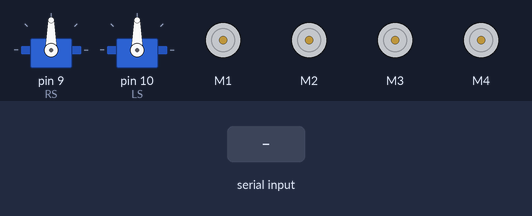
This sketch was run on a simulated Arduino Uno, built with avr-gcc and run on an emulated ATmega328P. On the bench: 2 × servo, 4 × DC motor (green arrow = forward, orange = backward, longer = faster). The inputs (shaded band) are chosen by the test bench. What the sketch prints to the serial monitor is not drawn.

Above: at 1.2 s.
1.3 s: "F" received over the second serial link
At 2.0 s:
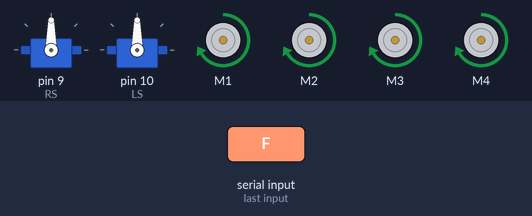
2.8 s: "B" received over the second serial link
At 3.2 s:
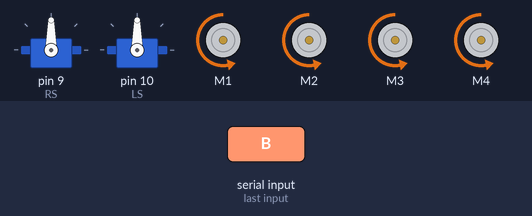
4.3 s: "R" received over the second serial link
At 5.5 s:
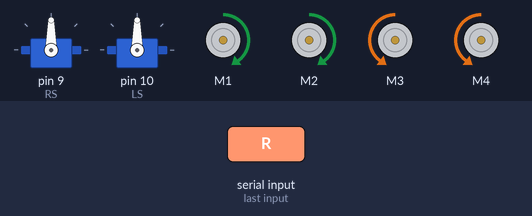
5.8 s: "L" received over the second serial link
At 6.6 s:
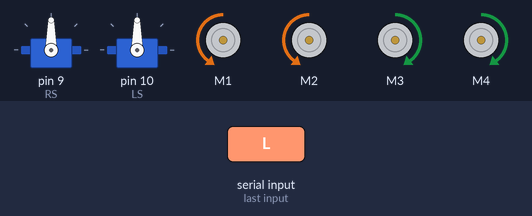
7.3 s: "A" received over the second serial link
At 8.1 s:
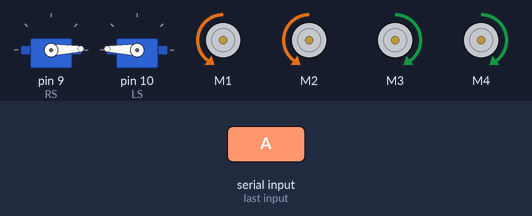
8.9 s: "F" received over the second serial link
At 10.2 s:
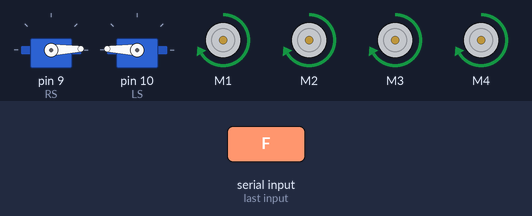
Timing chart, 0 to 11.4 s (numbered marks = the images above; inputs shaded):
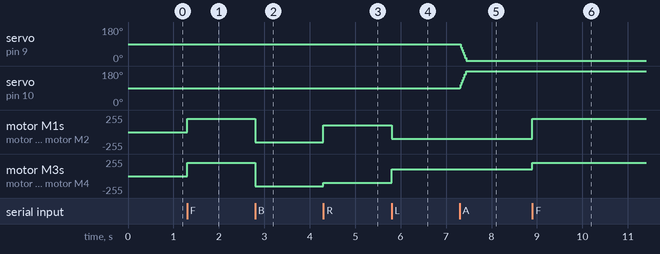

The sketch:

Robot_de_pelea.ino
```cpp
#include <AFMotor.h>
#include <Servo.h>
#include <SoftwareSerial.h>

//Declares the bluetooth Receive pin an Transmision pin (Board, not component)
SoftwareSerial BTP(0, 1);
//Declares & asing the motors like Left Front-Back & Right Front-Back
AF_DCMotor LF(1);
AF_DCMotor LB(2);
AF_DCMotor RF(3);
AF_DCMotor RB(4);

Servo LS;
Servo RS;

//Declares Velocities for Rotation and going ForWarD/BackWarD
const int VRot = 100;
const int VFWD = 200;
const int VBWD = 150;

//Declaares the Servoss Angle to move the shovel
const int SAng = 90;

char Data = 0;

void setup() {
  // put your setup code here, to run once:
  Serial.begin(9600);
  Serial.println("On");
  BTP.begin(38400);
  RS.attach(9);
  LS.attach(10);
}

void loop() {
  // put your main code here, to run repeatedly:
  if (BTP.available()) {
    Data = BTP.read();
    switch (Data) {
      case 'F':
        fwd();
        break;
      case 'B':
        bwd();
        break;
      case 'R':
        rot(true);
        break;
      case 'L':
        rot(false);
        break;
      case 'A':
        atk();
        break;
      default:
        stop();
        break;
    }
  }
}

void rot(bool isR) {
  LF.setSpeed(VRot);
  LB.setSpeed(VRot);
  RF.setSpeed(VRot);
  RB.setSpeed(VRot);
  if (isR) {
    LF.run(FORWARD);
    LB.run(FORWARD);
    RF.run(BACKWARD);
    RB.run(BACKWARD);
  } else {
    RF.run(FORWARD);
    RB.run(FORWARD);
    LF.run(BACKWARD);
    LB.run(BACKWARD);
  }
}

void fwd() {
  LF.setSpeed(VFWD);
  LB.setSpeed(VFWD);
  RF.setSpeed(VFWD);
  RB.setSpeed(VFWD);
  LF.run(FORWARD);
  LB.run(FORWARD);
  RF.run(FORWARD);
  RB.run(FORWARD);
}

void bwd() {
  LF.setSpeed(VBWD);
  LB.setSpeed(VBWD);
  RF.setSpeed(VBWD);
  RB.setSpeed(VBWD);
  LF.run(BACKWARD);
  LB.run(BACKWARD);
  RF.run(BACKWARD);
  RB.run(BACKWARD);
}

void stop() {
  LF.run(RELEASE);
  LB.run(RELEASE);
  RF.run(RELEASE);
  RB.run(RELEASE);
}

void atk() {
  for (int i = 0; i < SAng; i = i + 2) {
    RS.write(90 - i);
    LS.write(90 + i);
    delay(3);
  }
}
```

Measured:
- after the input at 1.3 s, motor M1–4: stopped → forward 200/255 at once
- after the input at 2.8 s, motor M1–4: forward 200/255 → backward 150/255 at once
- after the input at 4.3 s, motor M1, motor M2: backward 150/255 → forward 100/255 at once; motor M3, motor M4: backward 150/255 → backward 100/255 at once
- after the input at 5.8 s, motor M1, motor M2: forward 100/255 → backward 100/255 at once; motor M3, motor M4: backward 100/255 → forward 100/255 at once
- after the input at 7.3 s, servo on pin 9 (RS): 90° → 2° at once; servo on pin 10 (LS): 90° → 178° at once
- after the input at 8.9 s, motor M1, motor M2: backward 100/255 → forward 200/255 at once; motor M3, motor M4: forward 100/255 → forward 200/255 at once
